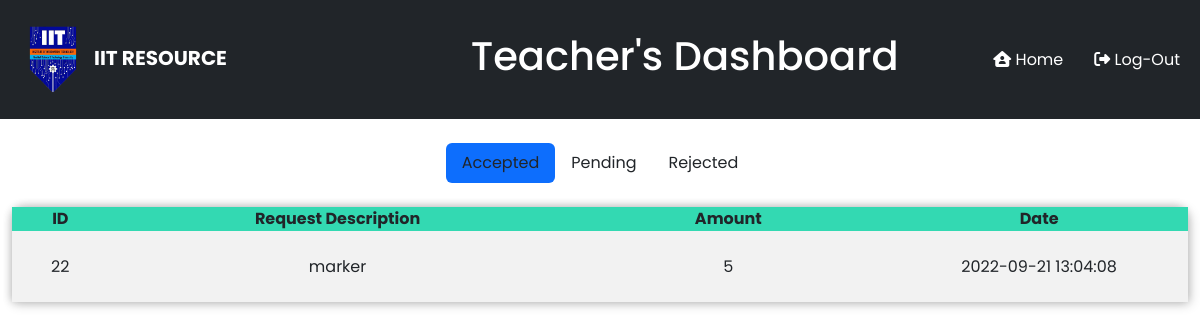
The page /ItemRequestStatus.php (signed in) on the database its author committed.
### tables this page shows
CREATE TABLE `itemrequest` (
  `id` int(10) UNSIGNED NOT NULL,
  `teacherName` varchar(255) DEFAULT NULL,
  `description` varchar(255) DEFAULT NULL,
  `amount` varchar(255) DEFAULT NULL,
  `itemRequeststatus` varchar(10) DEFAULT 'pending',
  `dateColumn` timestamp NOT NULL DEFAULT current_timestamp() ON UPDATE current_timestamp()
);

### ItemRequestStatus.php (the view, shortened to what this page needs)
<!DOCTYPE html>
<html lang="en">
<head>
<link href="https://cdn.jsdelivr.net/npm/bootstrap@5.2.0/dist/css/bootstrap.min.css" rel="stylesheet">
<link rel="stylesheet" href="Resources.css">
</head>
<body>
<nav class="navbar navbar-expand-lg bg-dark">
    <div class="container-fluid">
      <a class="navbar-brand" href="TeacherPage.php"><img src="./img/logo.png" width="50px" alt="logo"><span class="navbar-brand mr-2">IIT RESOURCE</span></a>
      <h1>Teacher's Dashboard</h1>
      <div class="collapse navbar-collapse" id="navbarNav">
        <ul class="navbar-nav ms-auto">
          <li class="nav-item">
            <a class="nav-link" aria-current="page" href="TeacherPage.php" style="margin-right: 15px;"><i class="fa-solid fa-house-user"></i> Home</a>
          </li>
          <li class="nav-item">
            <a class="nav-link" href="logout.php"><i class="fa-solid fa-right-from-bracket"></i> Log-Out</a>
          </li>
        </ul>
      </div>
    </div>
  </nav>
              <br>
              <div class="mb-3">
                <div class="toggolable">
                  <ul class="nav nav-pills justify-content-center">
                    <li class="nav-item"><a data-bs-toggle="pill" class="nav-link active text-dark" href="#accepted">Accepted</a></li>
                    <li class="nav-item"><a data-bs-toggle="pill" class="nav-link text-dark" href="#pending">Pending</a></li>
                    <li class="nav-item"><a data-bs-toggle="pill" class="nav-link text-dark" href="#rejected">Rejected</a></li>
                  </ul><br>
                  <div class="tab-content center">
                    <div id="accepted" class="tab-pane active">
                    <table>
                      <tr>
                        <th>ID</th>
                        <th>Request Description</th>
                        <th>Amount</th>
                        <th>Date</th>
                      </tr>
                      <?php
                      $name= $_SESSION['name'];
                      include('DatabaseConnection.php');
                      $sql = "SELECT * From itemrequest where teacherName= '$name' and itemRequestStatus='Accepted'";
                      $res = mysqli_query($conn, $sql);
                      if($res==true){
                        $count = mysqli_num_rows($res);
                        if($count>0){
                            while($rows = mysqli_fetch_assoc($res)){
                                $id = $rows['id'];
                                $description = $rows['description'];
                                $amount = $rows['amount'];
                                $dateColumn = $rows['dateColumn'];
                        ?>
                                    <tr>
                                        <td><?php echo $id; ?></td>
                                        <td><?php echo $description; ?> </td>
                                        <td><?php echo $amount; ?></td>
                                        <td><?php echo $dateColumn; ?></td>
                                    </tr>
                                <?php
                            }
                        }
                      }
                      ?>
                      </table>
                    </div>
                  </div>
                </div>
              </div>
</body>
</html>

### Resources.css (style rules this page uses)
* { font-family: 'Poppins', sans-serif; }
* { margin: 0; padding: 0; }
h1 { margin-left: 16%; padding: 2%; color: #ffff; }
body { margin: 0px; padding: 0px; display: flex; flex-direction: column; height: 100vh; }
.center { text-align: center; width: 100%; }
table { border-collapse: collapse; margin-left: 1%; text-align: center; border-radius: 12px 12px 0 0; width: 98%; box-shadow: 2px 2px 12px rgba(0, 0, 0, 0.2), -1px -1px 8px rgba(0, 0, 0, 0.2); }
tr { transition: all .2s ease-in; cursor: pointer; }
th { background: #33d9b2; }
td { width: 20px; text-align: center; padding: 2%; }
tr:nth-child(even) { background-color: #f2f2f2; }
.navbar-brand { font-weight: bold; color: #ffffff; margin-left: 1rem; }
.nav-link { color: #ffff; }
span { pointer-events: none; }

### rows shown on the page
itemrequest: id "22", description "marker", amount "5", dateColumn "2022-09-21 13:04:08"
